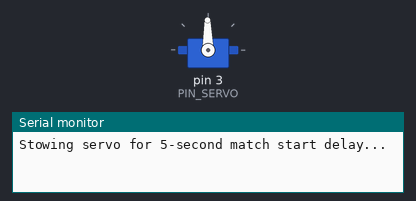
Bench run of a sketch on a simulated Arduino Uno, built with avr-gcc and run on an emulated ATmega328P. On the bench: servo, the last lines printed to the serial monitor. Wiring (inferred from the names in the program): servo: signal pin 3. Servo pulses on a pin are drawn as a servo (544–2400 µs = 0–180°).

Above: at 0.1 s.
At 5.1 s:
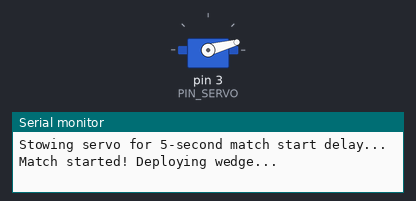
Timing chart, 0 to 6.6 s (numbered marks = the images above):
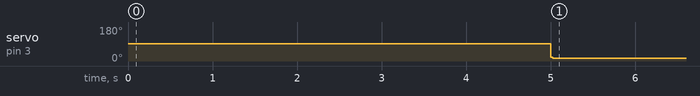

Measured:
- by itself, servo on pin 3 (PIN_SERVO): 91° → 15° at 5.0 s

The sketch:

servo_helper.ino
```cpp
/*
 * ============================================================================
 * SUMO ROBOT COMPETITION - SERVO HELPER CODE (ARDUINO UNO R3)
 * ============================================================================
 * Hardware & Pin Note:
 *   - On Arduino Uno R3, the standard <Servo.h> library uses Timer1, which
 *     disables PWM (analogWrite) on pins 9 and 10.
 *   - Since our DRV8833 Right Motor uses pins 9 and 10, this helper uses a
 *     non-blocking software pulse generator (`updateServo()`) so your servo
 *     and both DRV8833 motors work together without any timer conflicts!
 *
 * Wiring:
 *   - Servo Signal (Orange/Yellow) -> Pin 3 (or Pin 11)
 *   - Servo VCC (Red)              -> 5V / Battery + (via breadboard power rail)
 *   - Servo GND (Brown/Black)      -> Common GND
 *
 * Common Sumo Servo Uses:
 *   1. Drop-Down Wedge / Plow: Held upright before the match to fit inside the
 *      starting size box, then dropped flat as soon as the 5-second delay ends.
 *   2. Active Flipper / Lifter Arm: Sweeps upward when an opponent is right in
 *      front of the robot (`opponentDistCm <= 12`) to lift their wheels off the ground.
 * ============================================================================
 */

// ----------------------------------------------------------------------------
// 1. Pin & Angle Constants (TODO: Adjust angles for your mechanism!)
// ----------------------------------------------------------------------------

const uint8_t PIN_SERVO       = 3;    // Digital pin for Servo signal wire

const int SERVO_STOWED_ANGLE  = 90;   // Upright / retracted angle (0 to 180 deg)
const int SERVO_DEPLOY_ANGLE  = 15;   // Lowered wedge / resting angle (0 to 180 deg)
const int SERVO_FLIP_ANGLE    = 140;  // Raised flipper / attack angle (0 to 180 deg)

const unsigned long SERVO_FRAME_MS = 20; // Standard 50Hz servo refresh rate (20ms)

// ----------------------------------------------------------------------------
// 2. Servo State
// ----------------------------------------------------------------------------

int currentServoAngle = SERVO_STOWED_ANGLE;
unsigned long lastServoPulseMs = 0;

// ----------------------------------------------------------------------------
// 3. Provided Servo Helper Functions
// ----------------------------------------------------------------------------

/**
 * Sets the target servo angle (0 to 180 degrees).
 */
void setServoAngle(int angle) {
  currentServoAngle = constrain(angle, 0, 180);
}

/**
 * Sends a standard 50Hz servo pulse (500us to 2400us) every 20ms without using
 * Timer1, keeping PWM on pins 9 and 10 completely free for the DRV8833 motor driver.
 * Call `updateServo()` once inside `loop()`.
 */
void updateServo() {
  unsigned long now = millis();
  if (now - lastServoPulseMs < SERVO_FRAME_MS) return;
  lastServoPulseMs = now;

  // Map 0-180 degrees to 500-2400 microseconds pulse width
  int pulseWidthUs = map(currentServoAngle, 0, 180, 500, 2400);

  digitalWrite(PIN_SERVO, HIGH);
  delayMicroseconds(pulseWidthUs);
  digitalWrite(PIN_SERVO, LOW);
}

/**
 * Holds a servo angle for `durationMs` milliseconds (useful during `setup()`).
 */
void holdServoAngle(int angle, unsigned long durationMs) {
  setServoAngle(angle);
  unsigned long start = millis();
  while (millis() - start < durationMs) {
    updateServo();
    delay(5);
  }
}

/**
 * Moves the servo smoothly from `startAngle` to `endAngle`.
 */
void sweepServo(int startAngle, int endAngle, int stepDelayMs) {
  if (startAngle < endAngle) {
    for (int angle = startAngle; angle <= endAngle; angle += 3) {
      holdServoAngle(angle, stepDelayMs);
    }
  } else {
    for (int angle = startAngle; angle >= endAngle; angle -= 3) {
      holdServoAngle(angle, stepDelayMs);
    }
  }
}

// ----------------------------------------------------------------------------
// 4. Student Servo Actions (TODO: Customize for your robot!)
// ----------------------------------------------------------------------------

/**
 * Deploys the wedge/plow down to the arena floor at the start of the match.
 */
void deployWedge() {
  setServoAngle(SERVO_DEPLOY_ANGLE);
}

/**
 * Triggers the flipper/lifter arm to destabilize a close opponent, then resets.
 */
void triggerFlipper() {
  // TODO: Customize angles or timing for your flipper mechanism!
  holdServoAngle(SERVO_FLIP_ANGLE, 350);   // Flip upward!
  holdServoAngle(SERVO_DEPLOY_ANGLE, 250); // Return wedge to floor
}

// ----------------------------------------------------------------------------
// 5. Setup & Test Loop
// ----------------------------------------------------------------------------

void setup() {
  Serial.begin(115200);
  pinMode(PIN_SERVO, OUTPUT);
  digitalWrite(PIN_SERVO, LOW);

  // 1. Hold servo in stowed position during the 5-second sumo start delay
  Serial.println(F("Stowing servo for 5-second match start delay..."));
  holdServoAngle(SERVO_STOWED_ANGLE, 5000);

  // 2. Drop the wedge as soon as the match begins
  Serial.println(F("Match started! Deploying wedge..."));
  deployWedge();
}

void loop() {
  // Keep refreshing the servo position every 20ms
  updateServo();

  // TODO: Combine with your ultrasonic sensor in `helper_code.ino`!
  // Example:
  //   if (opponentDistCm <= 10) {
  //     triggerFlipper();
  //   }
}
```
